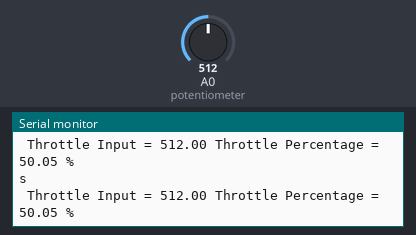
The sketch below on a simulated Arduino Uno, built with avr-gcc and run on an emulated ATmega328P. Parts: the last lines printed to the serial monitor. The test bench sets the inputs (shaded band); at power-on: A0 (potentiometer) = 512.

Above: at 1.2 s.
1.3 s: A0 (potentiometer) set to 109
At 2.3 s:
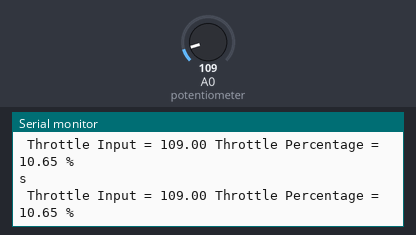
4.3 s: A0 (potentiometer) set to 95
At 4.42 s:
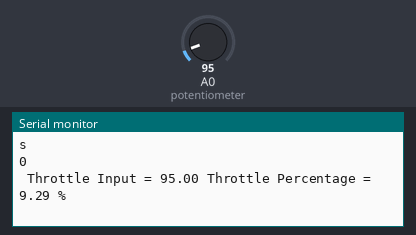
Timing chart, 0 to 7.3 s (numbered marks = the images above; inputs shaded):
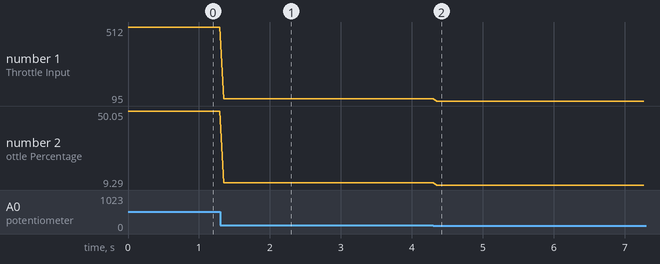

The sketch:

PotentiometerToStringConversionRev2.ino
```cpp
//*** 28-11-2018 - PROGRAMME WORKING - MOTOR SPEED DEPENDS ON POTENTIOMETER INPUT. ***
// UPDATED TO WORK ON SOFT SERIAL PINS SO I CAN STILL USE SERIAL MONITOR FOR DIAGNOSTICS
#include <Arduino.h> //Include additional Arduino Libraries.
#include <SoftwareSerial.h> //Include software serial library for shield.

SoftwareSerial mySerial(2, 3); // RX, TX, Create a softwareSerial port on pins 2 and 3.

float ThrottleInput;  // Variable to store raw input from Potentiometer.
float ThrottlePercent;  //Variable to store throttle %.
String ThrottleString; //Variable to store the string to control motor speed.
////////////////////////////////////////////////////////////////////////////////////////
void setup() {

Serial.begin(115200); //Baud rate between computer and Arduino.
mySerial.begin(115200); //Baud rate between Arduino and Controller.
mySerial.println("s"); //Initialise the controller to accept serial command strings.
Serial.println("s"); //Show in monitor for diagnostics.

}
////////////////////////////////////////////////////////////////////////////////////////
void loop() {

//Convert the throttle input to a range 0-100.
ThrottleInput = analogRead(A0); //Value from potentiometer placed into "ThrottleInput".
ThrottlePercent = ((ThrottleInput / 1023.00) * 100.00); //Throttle value converted to %.

//These two lines are only sent to the controller when the switch on the shield
//is set to hardware serial. ***MAKE PRINTLN???***
Serial.println("s"); //Ensure controller is in Serial Mode
mySerial.println("s");

if (ThrottlePercent < 2.00) {
  //Serial.println("s");
  mySerial.println("0"); //Turn the motor off when switched to software pins.
  Serial.println("0"); //Turn the motor off when the shield is looking at hardware pins.
}
if (ThrottlePercent > 5.00 && ThrottlePercent <= 10.00) {
  //Serial.println("s");
  mySerial.println("1f"); //Turn the motor at 10% when switched to software pins.
  Serial.println("0"); //Turn the motor off when the shield is looking at hardware pins.
}

//Print values to the serial monitor for diagnostics.
Serial.print(" Throttle Input = ");
Serial.print(ThrottleInput);
Serial.print(" Throttle Percentage = ");
Serial.print(ThrottlePercent);
Serial.println(" % ");
delay(50);  //Delay for stability.

}
```

Measured:
- after the input at 1.3 s, the serial monitor: prints a new line after 0.05 s (image 1)
- after the input at 4.3 s, the serial monitor: prints a new line after 0.05 s (image 2)
- plotted number 1: 512 → 109 after the input at 1.3 s, 109 → 95 after the input at 4.3 s
- plotted number 2: 50.05 → 10.65 after the input at 1.3 s, 10.65 → 9.29 after the input at 4.3 s
